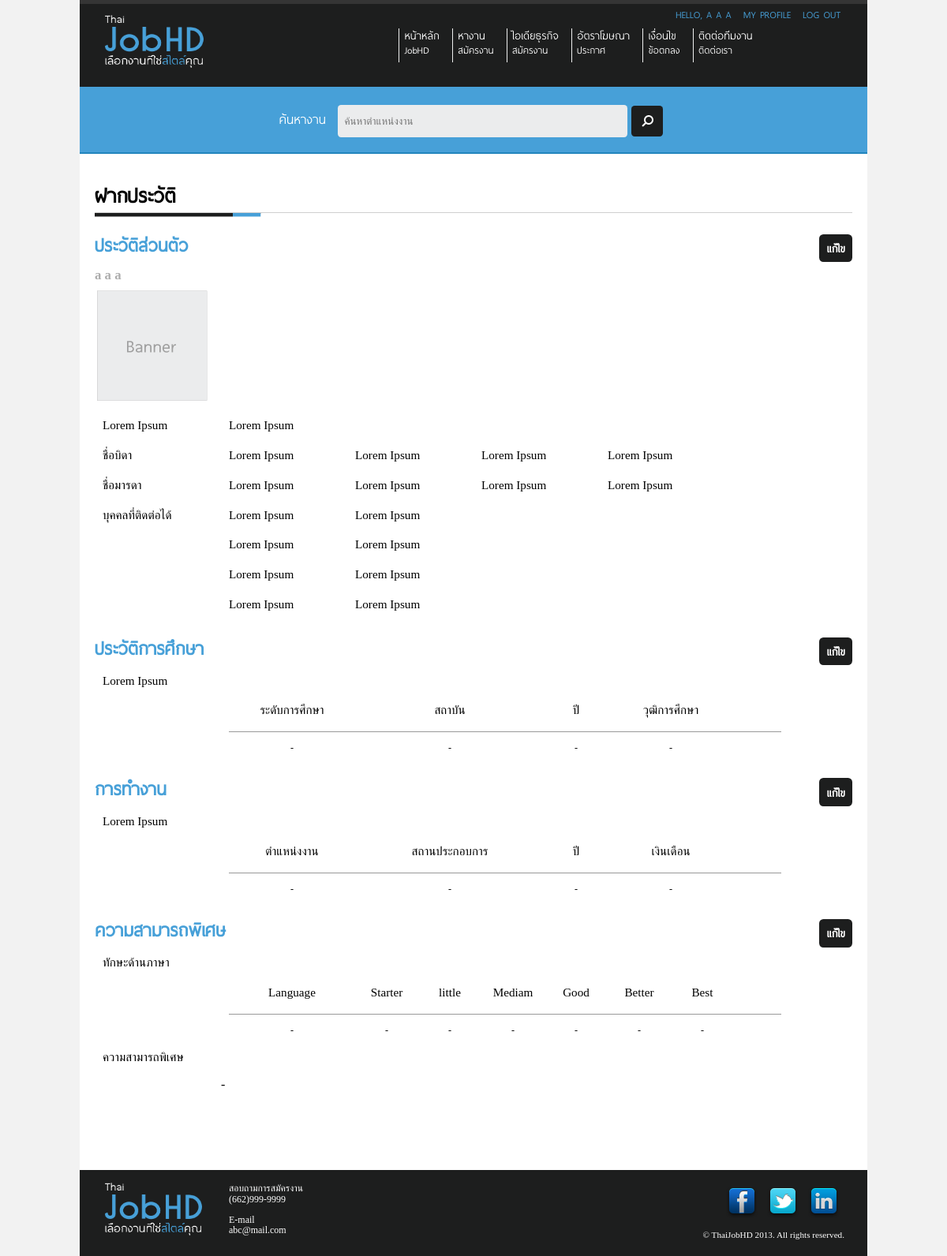
Page /Site/view-profile.php (signed in) on the earlier database version.
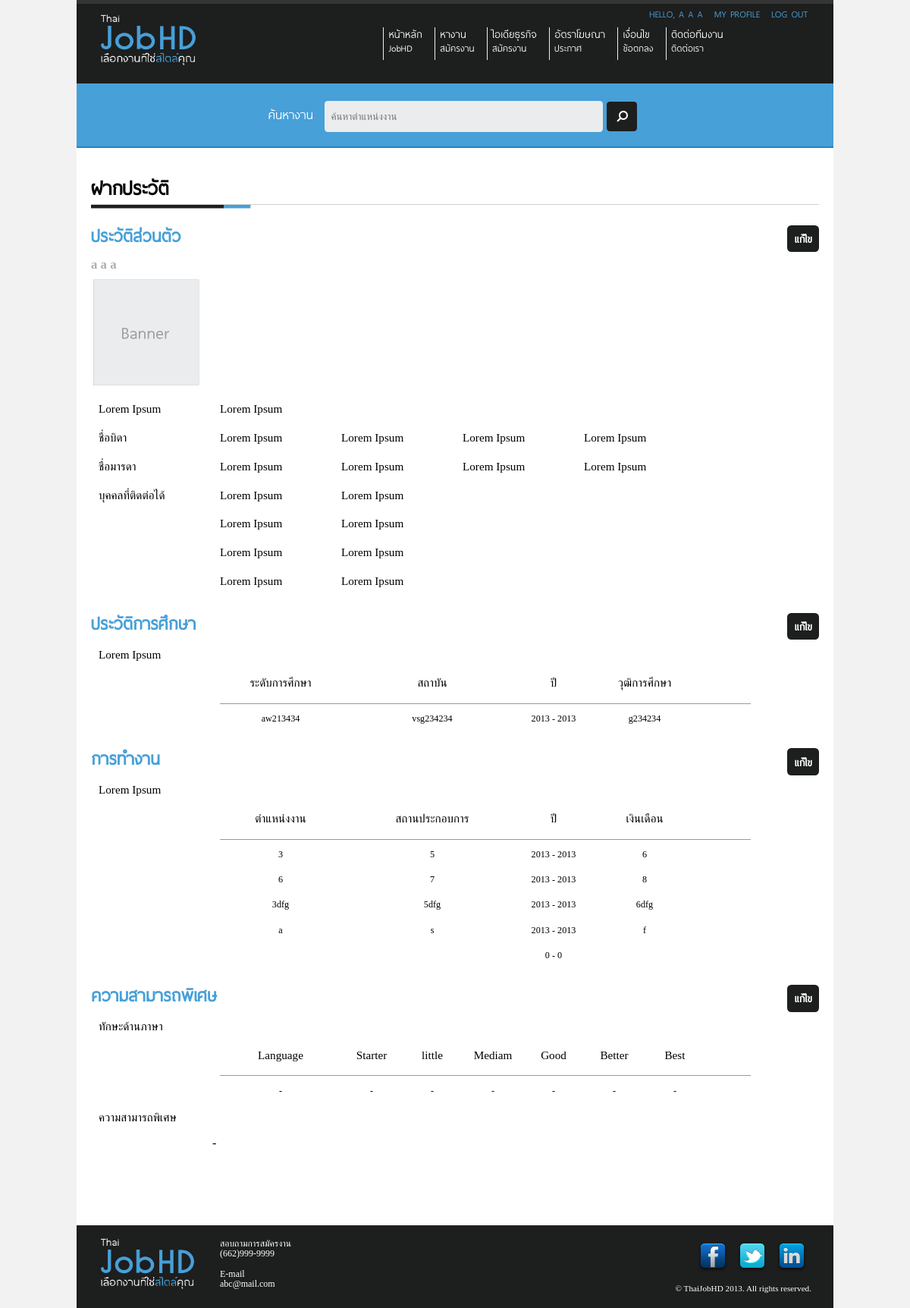
Same page on the later database version.
### tables this page shows
CREATE TABLE IF NOT EXISTS `buildthedot_thaijobhd_user_account` (
  `id` int(11) NOT NULL AUTO_INCREMENT,
  `email` varchar(200) NOT NULL,
  `password` varchar(250) NOT NULL,
  `firstname` varchar(200) NOT NULL,
  `midname` varchar(200) NOT NULL,
  `lastname` varchar(200) NOT NULL,
  `profile_picture` varchar(200) NOT NULL,
  `job_id` int(40) NOT NULL,
  `job_status` varchar(100) NOT NULL,
  `admin_status` int(1) NOT NULL,
  `address` longtext NOT NULL,
  PRIMARY KEY (`id`),
  UNIQUE KEY `email` (`email`)
);

CREATE TABLE IF NOT EXISTS `buildthedot_thaijobhd_user_history_educations` (
  `user_history_educations_id` int(50) NOT NULL AUTO_INCREMENT,
  `user_account_id` int(50) NOT NULL,
  `education_level` varchar(200) NOT NULL,
  `Institution` varchar(200) NOT NULL,
  `year_start` date NOT NULL,
  `year_end` date NOT NULL,
  `educational_background` varchar(200) NOT NULL,
  PRIMARY KEY (`user_history_educations_id`)
);

CREATE TABLE IF NOT EXISTS `buildthedot_thaijobhd_user_history_experiences` (
  `user_history_experiences_id` int(50) NOT NULL AUTO_INCREMENT,
  `user_account_id` int(11) NOT NULL,
  `job_position` varchar(200) NOT NULL,
  `company_name` varchar(200) NOT NULL,
  `year_start` date NOT NULL,
  `year_end` date NOT NULL,
  `salary` varchar(200) NOT NULL,
  PRIMARY KEY (`user_history_experiences_id`)
);

### Site/view-profile.php (the view, shortened to what this page needs)
<?php
$rootpath = "./";
$rootadminpath = "./admin/";
include ($rootpath . "include/header.php");
include ($rootpath . "include/top-menu.php");
include ($rootpath . "include/search-bar.php");
if($_SESSION["userid"] == "" || (!(isset($_SESSION["userid"])))) {
	header("location: ".$rootpath."login.php");
}
else{
	$sql_user="
		SELECT *
		FROM  `buildthedot_thaijobhd_user_account`
		WHERE `id` = '".$_SESSION["userid"]."' ;
	";
	$result_user = @mysql_query($sql_user);
	if($rs_user = @mysql_fetch_array($result_user)){
?>
		<div id="wrapper">
			<div id="content" class="container_12">
				<div id="content-profile">
					<div id="head-title">
						<h1>ฝากประวัติ</h1>
					</div>
					<h2 id="sub-title">ประวัติส่วนตัว <span class="right"><a href="<?php echo $rootpath; ?>edit-profile.php" class="button round black right">แก้ไข</a></span></h2>
					<h3 class="text-grey"><?php echo $rs_user["firstname"]." ".$rs_user["midname"]." ".$rs_user["lastname"]; ?></h3>
					<div>
						<img src="images/<?php
							if($rs_user["profile_picture"] != ""){
								echo "user_account/".$rs_user["picture_profile"];
							}
							else{
								echo "banner-2.png";
							}
						?>" width="144" height="143" />
					</div>
					<br class="clear"/>
					<p class="grid_2">
						Lorem Ipsum
					</p>
					<p class="grid_8">
						Lorem Ipsum
					</p>
					<br class="clear"/>
					<p class="grid_2">
						ชื่อบิดา
					</p>
					<p class="grid_2">
						Lorem Ipsum
					</p>
					<p class="grid_2">
						Lorem Ipsum
					</p>
					<p class="grid_2">
						Lorem Ipsum
					</p>
					<p class="grid_2">
						Lorem Ipsum
					</p>
					<br class="clear"/>
					<p class="grid_2">
						ชื่อมารดา
					</p>
					<p class="grid_2">
						Lorem Ipsum
					</p>
					<p class="grid_2">
						Lorem Ipsum
					</p>
					<p class="grid_2">
						Lorem Ipsum
					</p>
					<p class="grid_2">
						Lorem Ipsum
					</p>
					<br class="clear"/>
					<p class="grid_2">
						บุคคลที่ติดต่อได้
					</p>
					<p class="grid_2">
						Lorem Ipsum
					</p>
					<p class="grid_3">
						Lorem Ipsum
					</p>
					<br class="clear"/>
					<p class="grid_2 prefix_2">
						Lorem Ipsum
					</p>
					<p class="grid_2">
						Lorem Ipsum
					</p>
					<br class="clear"/>
					<p class="grid_2 prefix_2">
						Lorem Ipsum
					</p>
					<p class="grid_2">
						Lorem Ipsum
					</p>
					<br class="clear"/>
					<p class="grid_2 prefix_2">
						Lorem Ipsum
					</p>
					<p class="grid_2">
						Lorem Ipsum
					</p>
					<br class="clear"/>
					<h2 id="sub-title">ประวัติการศึกษา<span class="right"><a href="<?php echo $rootpath; ?>add-education.php" class="button round black right">แก้ไข</a></span></h2>
					<p class="grid_2">
						Lorem Ipsum
					</p>
					<br class="clear"/>
					<div class="prefix_2">
						<div id="head-table1" class="grid_9">
							<p class="grid_2 center">
								ระดับการศึกษา
							</p>
							<p class="grid_3 center">
								สถาบัน
							</p>
							<p class="grid_1 center">
								ปี
							</p>
							<p class="grid_2 center">
								วุฒิการศึกษา
							</p>
						</div>
					</div>
					<br class="clear"/>
<?php
					$sql_edu="
						SELECT *, YEAR(`year_start`) AS year_start_1, YEAR(`year_end`) AS year_end_1
						FROM  `buildthedot_thaijobhd_user_history_educations`
						WHERE `user_account_id` = '".$_SESSION["userid"]."' ;
					";
					$result_edu = @mysql_query($sql_edu);
					if(@mysql_num_rows($result_edu)==0){
?>
						<div class="prefix_2">
							<div class="grid_9" id="table-content">
								<p class="grid_2 center">
									-
								</p>
								<p class="grid_3 center">
									-
								</p>
								<p class="grid_1 center">
									-
								</p>
								<p class="grid_2 center">
									-
								</p>
							</div>
						</div>
						<br class="clear"/>
<?php
					}
					else{
						while($rs_edu = @mysql_fetch_array($result_edu)){
?>
							<div class="prefix_2">
								<div class="grid_9" id="table-content">
									<p class="grid_2 center">
										<?php echo $rs_edu["education_level"]; ?>
									</p>
									<p class="grid_3 center">
										<?php echo $rs_edu["Institution"]; ?>
									</p>
									<p class="grid_1 center">
										<?php echo $rs_edu["year_start_1"]." - ".$rs_edu["year_end_1"]; ?>
									</p>
									<p class="grid_2 center">
										<?php echo $rs_edu["educational_background"]; ?>
									</p>
								</div>
							</div>
							<br class="clear"/>
<?php
						}
					}
?>
					<h2 id="sub-title">การทำงาน<span class="right"><a href="<?php echo $rootpath; ?>add-experience.php" class="button round black right">แก้ไข</a></span></h2>
					<p class="grid_2">
						Lorem Ipsum
					</p>
					<br class="clear"/>
					<div class="prefix_2">
						<div id="head-table1" class="grid_9">
							<p class="grid_2 center">
								ตำแหน่งงาน
							</p>
							<p class="grid_3 center">
								สถานประกอบการ
							</p>
							<p class="grid_1 center">
								ปี
							</p>
							<p class="grid_2 center">
								เงินเดือน
							</p>
						</div>
					</div>
					<br class="clear"/>
<?php
					$sql_experiences="
						SELECT *, YEAR(`year_start`) AS year_start_1, YEAR(`year_end`) AS year_end_1
						FROM  `buildthedot_thaijobhd_user_history_experiences`
						WHERE `user_account_id` = '".$_SESSION["userid"]."' ;
					";
					$result_experiences = @mysql_query($sql_experiences);
					if(@mysql_num_rows($result_experiences)==0){
?>
						<div class="prefix_2">
							<div class="grid_9" id="table-content">
								<p class="grid_2 center">
									-
								</p>
								<p class="grid_3 center">
									-
								</p>
								<p class="grid_1 center">
									-
								</p>
								<p class="grid_2 center">
									-
								</p>
							</div>
						</div>
						<br class="clear"/>
<?php
					}
					else{
						while($rs_experiences = @mysql_fetch_array($result_experiences)){
?>
							<div class="prefix_2">
								<div class="grid_9" id="table-content">
									<p class="grid_2 center">
										<?php echo $rs_experiences["job_position"]; ?>
									</p>
									<p class="grid_3 center">
										<?php echo $rs_experiences["company_name"]; ?>
									</p>
									<p class="grid_1 center">
										<?php echo $rs_experiences["year_start_1"]." - ".$rs_experiences["year_end_1"]; ?>
									</p>
									<p class="grid_2 center">
										<?php echo $rs_experiences["salary"]; ?>
									</p>
								</div>
							</div>
							<br class="clear"/>
<?php
						}
					}
?>
					<h2 id="sub-title">ความสามารถพิเศษ<span class="right"><a href="<?php echo $rootpath; ?>add-talent.php" class="button round black right">แก้ไข</a></span></h2>
					<p class="grid_2">
						ทักษะด้านภาษา
					</p>
					<br class="clear"/>
					<div class="prefix_2">
						<div id="head-table1" class="grid_9">
							<p class="grid_2 center">
								Language
							</p>
							<p class="grid_1 center">
								Starter
							</p>
							<p class="grid_1 center">
								little
							</p>
							<p class="grid_1 center">
								Mediam
							</p>
							<p class="grid_1 center">
								Good
							</p>
							<p class="grid_1 center">
								Better
							</p>
							<p class="grid_1 center">
								Best
							</p>
						</div>
					</div>
					<br class="clear"/>
<?php
					$sql_history_talent_language="
						SELECT *
						FROM  `buildthedot_thaijobhd_user_history_talent_language`
						WHERE `user_account_id` = '".$_SESSION["userid"]."' ;
					";
					$result_history_talent_language = @mysql_query($sql_history_talent_language);
					if(@mysql_num_rows($result_history_talent_language)==0){
?>
						<div class="prefix_2">
							<div class="grid_9" id="table-content">
								<p class="grid_2 center">
									-
								</p>
								<p class="grid_1 center">
									-
								</p>
								<p class="grid_1 center">
									-
								</p>
								<p class="grid_1 center">
									-
								</p>
								<p class="grid_1 center">
									-
								</p>
								<p class="grid_1 center">
									-
								</p>
								<p class="grid_1 center">
									-
								</p>
							</div>
						</div>
						<br class="clear"/>
<?php
					}
?>
					<p class="grid_2">
						ความสามารถพิเศษ
					</p>
					<br class="clear"/>
					<div class="prefix_2">
<?php
					$sql_history_talent_others="
						SELECT *
						FROM  `buildthedot_thaijobhd_user_history_talent_others`
						WHERE `user_account_id` = '".$_SESSION["userid"]."' ;
					";
					$result_history_talent_others = @mysql_query($sql_history_talent_others);
					if(@mysql_num_rows($result_history_talent_others)==0){
						echo "-";
					}
?>
					</div>
				</div>
			</div>
<?php
			include ("include/footer.php");
		}
}
?>

### Site/include/header.php (shortened to what this page needs)
<!DOCTYPE html>
<html>
	<head>
		<link href="<?php echo $rootpath; ?>css/reset.css" rel="stylesheet" type="text/css">
		<link href="<?php echo $rootpath; ?>css/960.css" rel="stylesheet" type="text/css">
		<link href="<?php echo $rootpath; ?>css/style.css" rel="stylesheet" type="text/css">
		<link href="<?php echo $rootpath; ?>css/pagination.css" rel="stylesheet" type="text/css">
		<link rel="stylesheet" href="<?php echo $rootadminpath; ?>css/datepicker.css">
	</head>
	<body>

### Site/include/top-menu.php (shortened to what this page needs)
<div id="wrapper">
	<div id="header" class="container_12">
		<div class="right"  class="grid_12">
			<ul id="my-profile">
<?php
				if(!isset($_SESSION['userid']) || empty($_SESSION['userid']) || $_SESSION['userid'] == ""){
?>
					<li>
						<a href="login.php" class="text-blue">Sign in</a>
					</li>
					<li>
						<a href="register.php" class="text-grey">Register</a>
					</li>
<?php
				}
				else{
?>
					<li class="text-blue">
<?php
						$sql_user = "
							SELECT *
							FROM  `buildthedot_thaijobhd_user_account`
							WHERE `id` = '".$_SESSION["userid"]."' ;
						";
						$result_user = @mysql_query($sql_user);
						if($result_user)
						{
							if($rs_user = @mysql_fetch_array($result_user)){
								echo "Hello, ".$rs_user["firstname"]." ".$rs_user["midname"]." ".$rs_user["lastname"];
							}
						}
						else {
							echo "Error";
						}
?>
					</li>
					<li>
						<a href="view-profile.php" class="text-blue">
							My Profile
						</a>
					</li>
					<li>
						<a href="include/module/logout_process.php" class="text-blue" id="logout">
							Log out
						</a>
					</li>
<?php
				}
?>
			</ul>
		</div>
		<div id="login-intro" class="grid_3">
			<img src="images/logo.png" alt="ThaiJobHD" width="130" height="71">
		</div>
		<div id="top-nav" class="grid_8 prefix_1">
			<ul>
				<li>
					<a href="index.php">หน้าหลัก
					<br/>
					<span id="sub-memu">JobHD</span></a>
				</li>
				<li>
					<a href="find-job.php">หางาน
					<br/>
					<span id="sub-memu">สมัครงาน</span></a>
				</li>
				<li>
					<a href="business-idea.php">ไอเดียธุรกิจ
					<br/>
					<span id="sub-memu">สมัครงาน</span></a>
				</li>
				<li>
					<a href="advertisement-rate.php">อัตราโฆษณา
					<br/>
					<span id="sub-memu">ประกาศ</span></a>
				</li>
				<li>
					<a href="condition.php">เงื่อนไข
					<br/>
					<span id="sub-memu">ข้อตกลง</span></a>
				</li>
				<li>
					<a href="contact-us.php">ติดต่อทีมงาน
					<br/>
					<span id="sub-memu">ติดต่อเรา</span></a>
				</li>
			</ul>
		</div>
	</div>

### Site/include/search-bar.php
<div id="search-bar" class="container_12">
	<form action="search.php" method="POST" id="search-form" class="center"  class="grid_12">
		<fieldset>
			<label for="keyword">ค้นหางาน</label>
			<input type="text" id="keyword" class="round" name="search" placeholder="ค้นหาตำแหน่งงาน" />
			<input type="submit" value="" class="round black ic-search" />
		</fieldset>
	</form>
</div>

### Site/include/footer.php (shortened to what this page needs)
			<div id="footer" class="container_12">
				<div class="grid_2">
					<img src="images/logo.png" width="128" height="71">
				</div>
				<div class="grid_3">
					<p>
						สอบถามการสมัครงาน
						<br/>
						(662)999-9999
					</p>
					<p>
						E-mail
						<br/>
						abc@mail.com
					</p>
				</div>
				<div class="grid_3 prefix_4">
					<div class="right">
						<ul>
							<li><img src="images/Facebook.png" width="52" height="52" alt="Facebook">
							</li>
							<li><img src="images/Twitter.png" width="52" height="52" alt="Twitter">
							</li>
							<li><img src="images/LinkedIn.png" width="52" height="52" alt="LinkedIn">
							</li>
						</ul>
					</div>
					<br class="clear"/>
					<div id="copyright" class="right">
						&copy; ThaiJobHD 2013. All rights reserved.
					</div>
				</div>
			</div>
		</div>
	</body>
</html>

### Site/css/960.css (style rules this page uses)
body { min-width: 960px; }
.container_12, .container_16 { margin-left: auto; margin-right: auto; width: 960px; }
.grid_1, .grid_2, .grid_3, .grid_4, .grid_5, .grid_6, .grid_7, .grid_8, .grid_9, .grid_10, .grid_11, .grid_12, .grid_13, .grid_14, .grid_15, .grid_16 { display: inline; float: left; margin-left: 10px; margin-right: 10px; }
.container_12 .grid_3, .container_16 .grid_4 { width: 220px; }
.container_12 .grid_9, .container_16 .grid_12 { width: 700px; }
.container_12 .grid_1 { width: 60px; }
.container_12 .grid_2 { width: 140px; }
.container_12 .grid_8 { width: 620px; }
.container_12 .prefix_1 { padding-left: 80px; }
.container_12 .prefix_2 { padding-left: 160px; }
.container_12 .prefix_4 { padding-left: 320px; }
.clearfix:before, .clearfix:after, .container_12:before, .container_12:after, .container_16:before, .container_16:after { content: '.'; display: block; overflow: hidden; visibility: hidden; font-size: 0; line-height: 0; width: 0; height: 0; }
.clearfix:after, .container_12:after, .container_16:after { clear: both; }
.clearfix, .container_12, .container_16 { zoom: 1; }

Differences in the rows shown:
added buildthedot_thaijobhd_user_history_educations: education_level "aw213434", Institution "vsg234234", year_start_1 "2013", year_end_1 "2013", educational_background "g234234"
added buildthedot_thaijobhd_user_history_experiences: job_position "3", company_name "5", year_start_1 "2013", year_end_1 "2013", salary "6"
added buildthedot_thaijobhd_user_history_experiences: job_position "6", company_name "7", year_start_1 "2013", year_end_1 "2013", salary "8"
added buildthedot_thaijobhd_user_history_experiences: job_position "3dfg", company_name "5dfg", year_start_1 "2013", year_end_1 "2013", salary "6dfg"
added buildthedot_thaijobhd_user_history_experiences: job_position "a", company_name "s", year_start_1 "2013", year_end_1 "2013", salary "f"
added buildthedot_thaijobhd_user_history_experiences: year_start_1 "0", year_end_1 "0"
